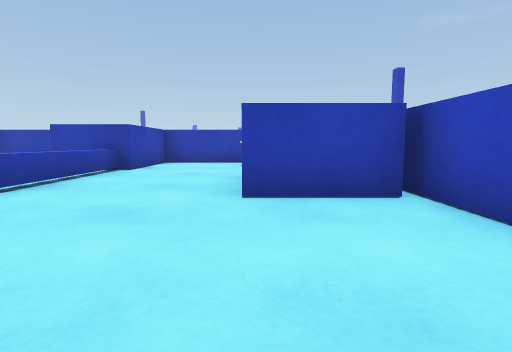
[1] (above)

23 first-person views from a walk through a scene from a Unity 3-D project. The camera is 0.59 m above the floor, tilts 6° down and sees 80° across. The floor is counted in squares, 1 m on a side. Each view is taken from the middle of a square. On the plan, view 1 faces up. The plan holds only what a view shows up to about 9 squares ahead; the rest is blank. The place goes on beyond the plan. The player is left out.

[2]
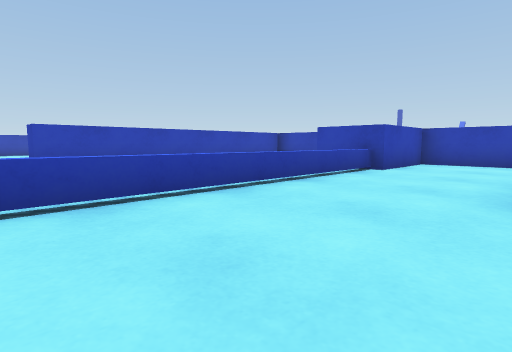

[3]
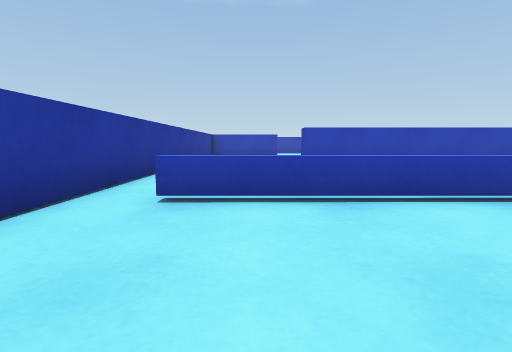

[4]
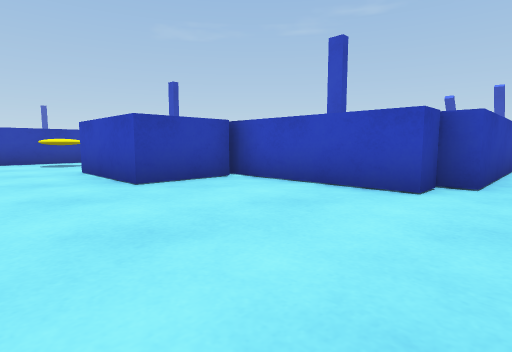

[5]
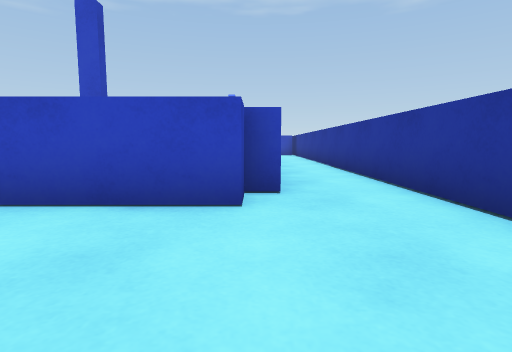

[6]
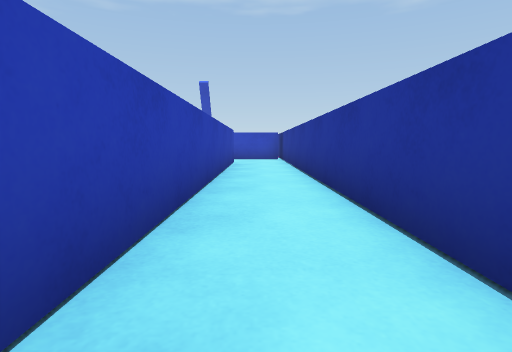

[7]
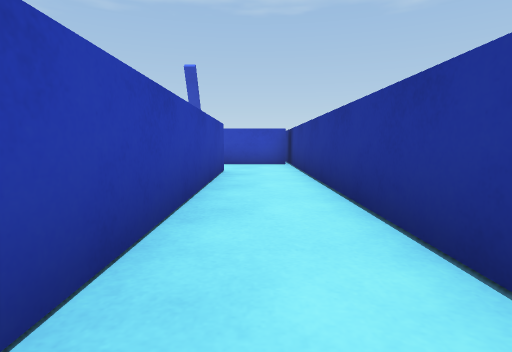

[8]
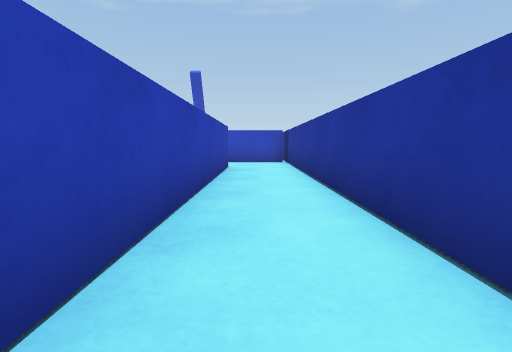

[9]
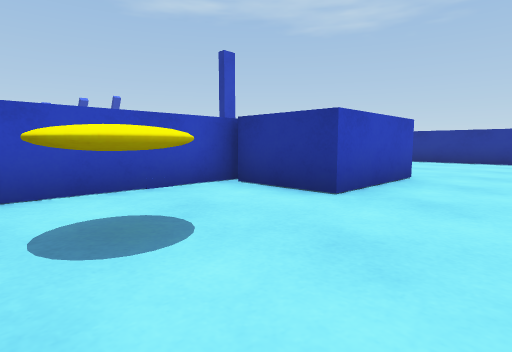

[10]
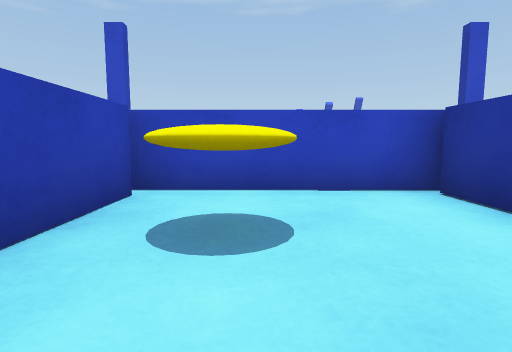

[11]
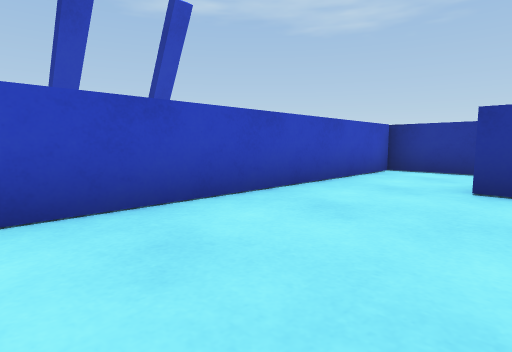

[12]
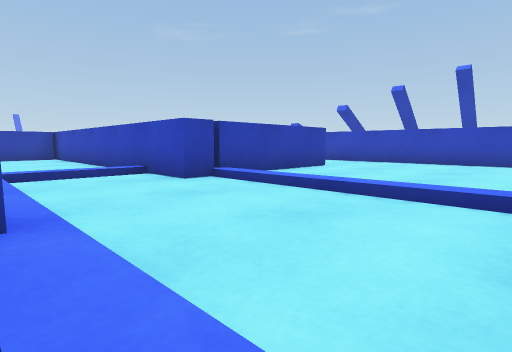

[13]
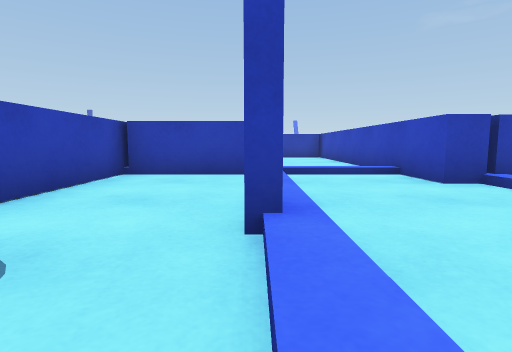

[14]
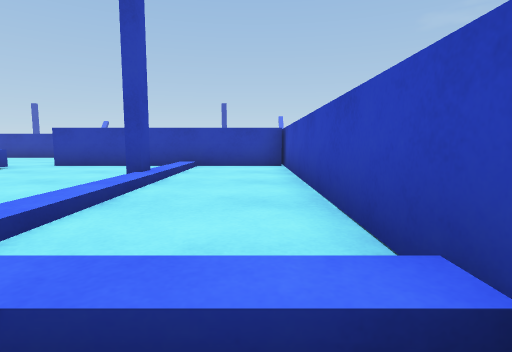

[15]
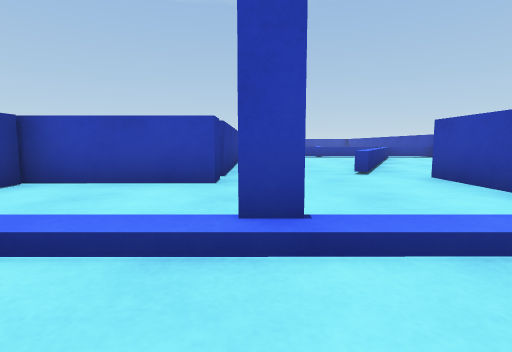

[16]
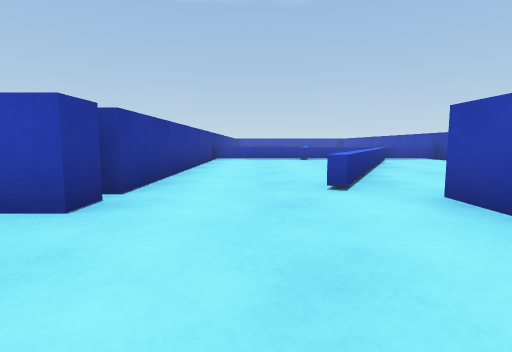

[17]
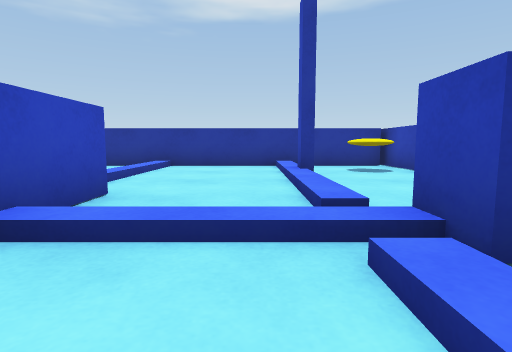

[18]
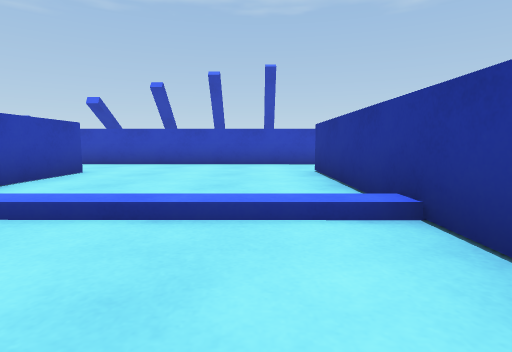

[19]
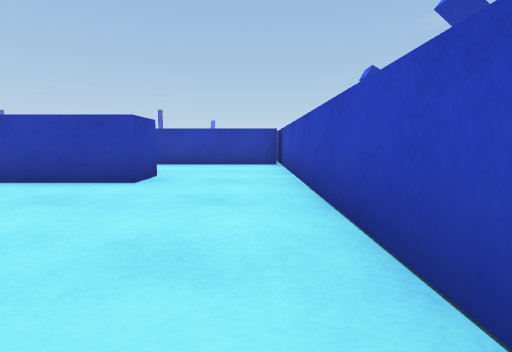

[20]
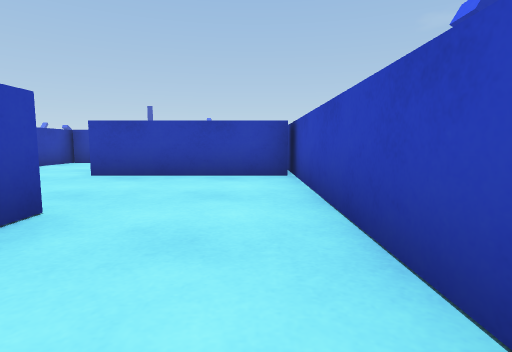

[21]
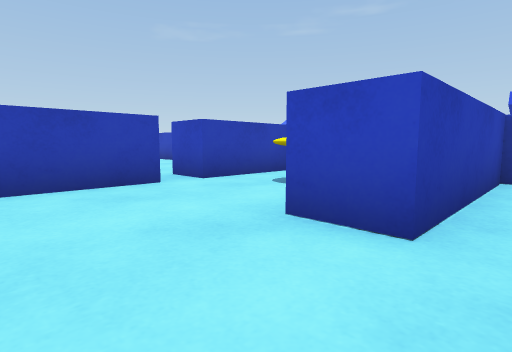

[22]
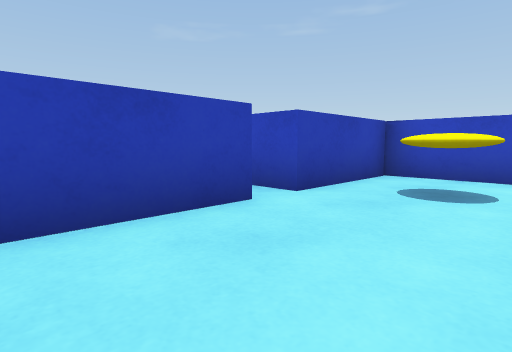

[23]
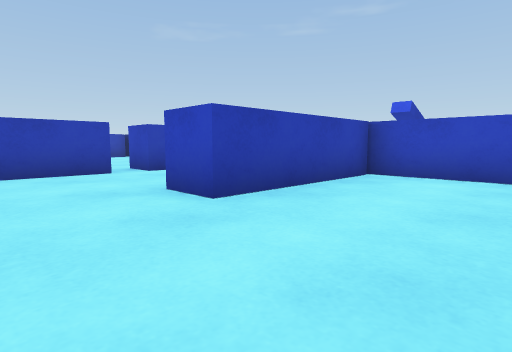

### Floor plan
Key: @ floor where view 1 was taken; # wall or solid block; . floor; / step, stairs or slope; = window, fence, low wall or low ledge; ^ raised ledge; B blue block.
Columns run from 9 left of view 1 to 15 right of it. Each row starts with its distance up from view 1.
 16      = ..
 15      =^=#.
 14      ..===###############
 13      ....==......#......#
 12      ............#......#
 11      .........#..#......#
 10      #######../..#..#####
  9       B....#../..#......#
  8       B....#../..#......#
  7  #   B#....#BBB//#......#
  6  #    =..BB#../..#####..#
  5  #    =..B #../.........#
  4  #    =..BB#../.........#
  3  #    =....#..#.........#
  2  #    =....#............#
  1 ##    =....#............#
  0       =..@.###########..#
 -1       =.................#
 -2 #########################

Where each view was taken, in squares from view 1:
view 1: 0 up, 0 right, facing up
view 2: 0 up, 0 right, facing up-left
view 3: 0 up, 0 right, facing left
view 4: 1 down, 2 left, facing up-right
view 5: 0 up, 1 left, facing right
view 6: 1 down, 3 right, facing right
view 7: 1 down, 6 right, facing right
view 8: 1 down, 5 right, facing right
view 9: 9 up, 2 left, facing down-right
view 10: 8 up, 2 left, facing right
view 11: 5 up, 12 right, facing down-right
view 12: 1 up, 5 right, facing up-right
view 13: 1 up, 5 right, facing up
view 14: 6 up, 7 right, facing up
view 15: 11 up, 7 right, facing left
view 16: 12 up, 5 right, facing left
view 17: 9 up, 6 right, facing down
view 18: 2 up, 6 right, facing right
view 19: 1 up, 14 right, facing up
view 20: 4 up, 14 right, facing up
view 21: 9 up, 9 right, facing up-right
view 22: 11 up, 9 right, facing up-right
view 23: 7 up, 9 right, facing up-right
